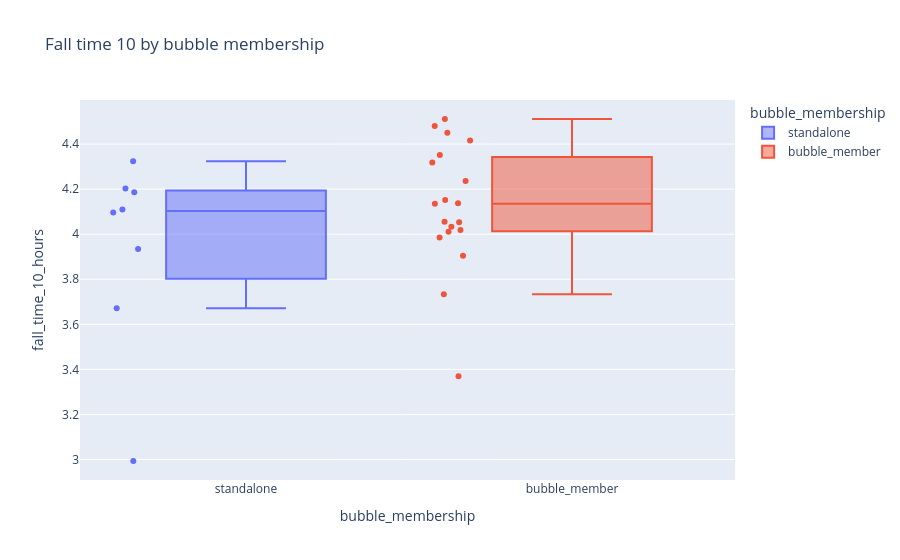

Notebook code cell kept with this figure:
### Code cell
px.box(
    bubble_df,
    x="bubble_membership",
    y="fall_time_10_hours",
    color="bubble_membership",
    points="all",
    hover_name="state_label",
    title="Fall time 10 by bubble membership",
)

### Figure 1 — Plotly figure (JSON) as saved in the notebook; plotly's stock layout.template omitted (floating-point values rounded to 4 significant figures)
{"data": [{"alignmentgroup": "True", "boxpoints": "all", "hovertemplate": "<b>%{hovertext}</b><br><br>bubble_membership=%{x}<br>fall_time_10_hours=%{y}<extra></extra>", "hovertext": ["S001_unit_5 | unit 5", "S002_unit_7 | unit 7", "S004_unit_8 | unit 8", "S005_unit_12 | unit 12", "S006_unit_15 | unit 15", "S012_unit_14 | unit 14", "S013_unit_10 | unit 10", "S023_unit_27 | unit 27"], "legendgroup": "standalone", "marker": {"color": "#636efa"}, "name": "standalone", "notched": false, "offsetgroup": "standalone", "orientation": "v", "showlegend": true, "type": "box", "x": ["standalone", "standalone", "standalone", "standalone", "standalone", "standalone", "standalone", "standalone"], "x0": " ", "xaxis": "x", "y": [4.202, 4.096, 4.186, 3.934, 4.323, 4.109, 3.671, 2.993], "y0": " ", "yaxis": "y"}, {"alignmentgroup": "True", "boxpoints": "all", "hovertemplate": "<b>%{hovertext}</b><br><br>bubble_membership=%{x}<br>fall_time_10_hours=%{y}<extra></extra>", "hovertext": ["S003_unit_20 | unit 20", "S007_unit_22 | unit 22", "S008_unit_6 | unit 6", "S009_unit_23 | unit 23", "S010_unit_18 | unit 18", "S011_unit_1 | unit 1", "S014_unit_11 | unit 11", "S015_unit_2 | unit 2", "S016_unit_26 | unit 26", "S017_unit_4 | unit 4", "S018_unit_19 | unit 19", "S019_unit_13 | unit 13", "S020_unit_21 | unit 21", "S021_unit_9 | unit 9", "S022_unit_16 | unit 16", "S024_unit_3 | unit 3", "S025_unit_24 | unit 24", "S026_unit_25 | unit 25", "S027_unit_17 | unit 17"], "legendgroup": "bubble_member", "marker": {"color": "#EF553B"}, "name": "bubble_member", "notched": false, "offsetgroup": "bubble_member", "orientation": "v", "showlegend": true, "type": "box", "x": ["bubble_member", "bubble_member", "bubble_member", "bubble_member", "bubble_member", "bubble_member", "bubble_member", "bubble_member", "bubble_member", "bubble_member", "bubble_member", "bubble_member", "bubble_member", "bubble_member", "bubble_member", "bubble_member", "bubble_member", "bubble_member", "bubble_member"], "x0": " ", "xaxis": "x", "y": [4.45, 4.416, 3.733, 4.018, 4.136, 4.511, 4.236, 4.053, 4.351, 4.152, 4.055, 4.033, 4.481, 4.318, 4.138, 3.985, 3.904, 4.011, 3.369], "y0": " ", "yaxis": "y"}], "layout": {"boxmode": "overlay", "legend": {"title": {"text": "bubble_membership"}, "tracegroupgap": 0}, "title": {"text": "Fall time 10 by bubble membership"}, "xaxis": {"anchor": "y", "categoryarray": ["standalone", "bubble_member"], "categoryorder": "array", "domain": [0, 1], "title": {"text": "bubble_membership"}}, "yaxis": {"anchor": "x", "domain": [0, 1], "title": {"text": "fall_time_10_hours"}}}}
